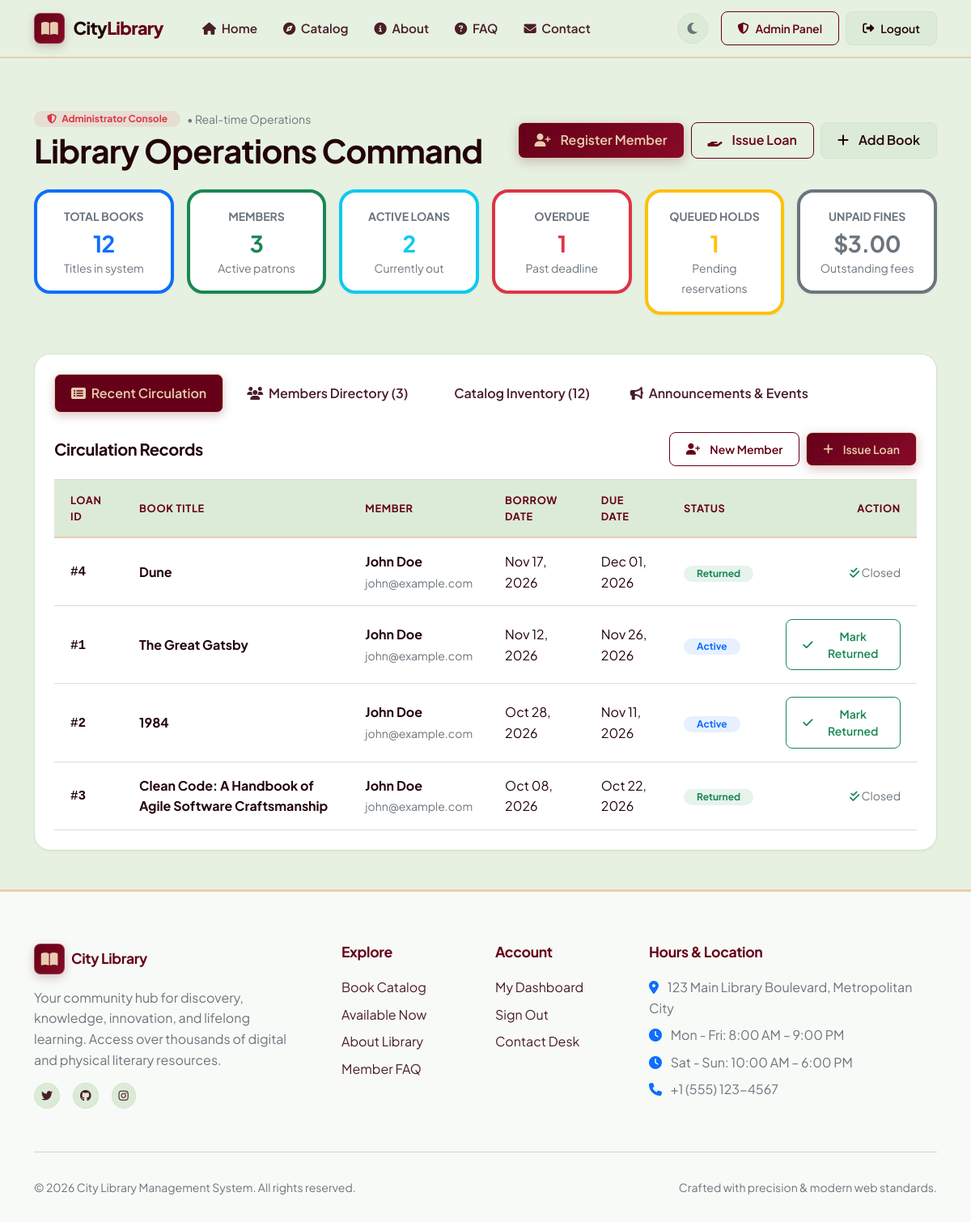
Page /admin (signed in) on the earlier database version.
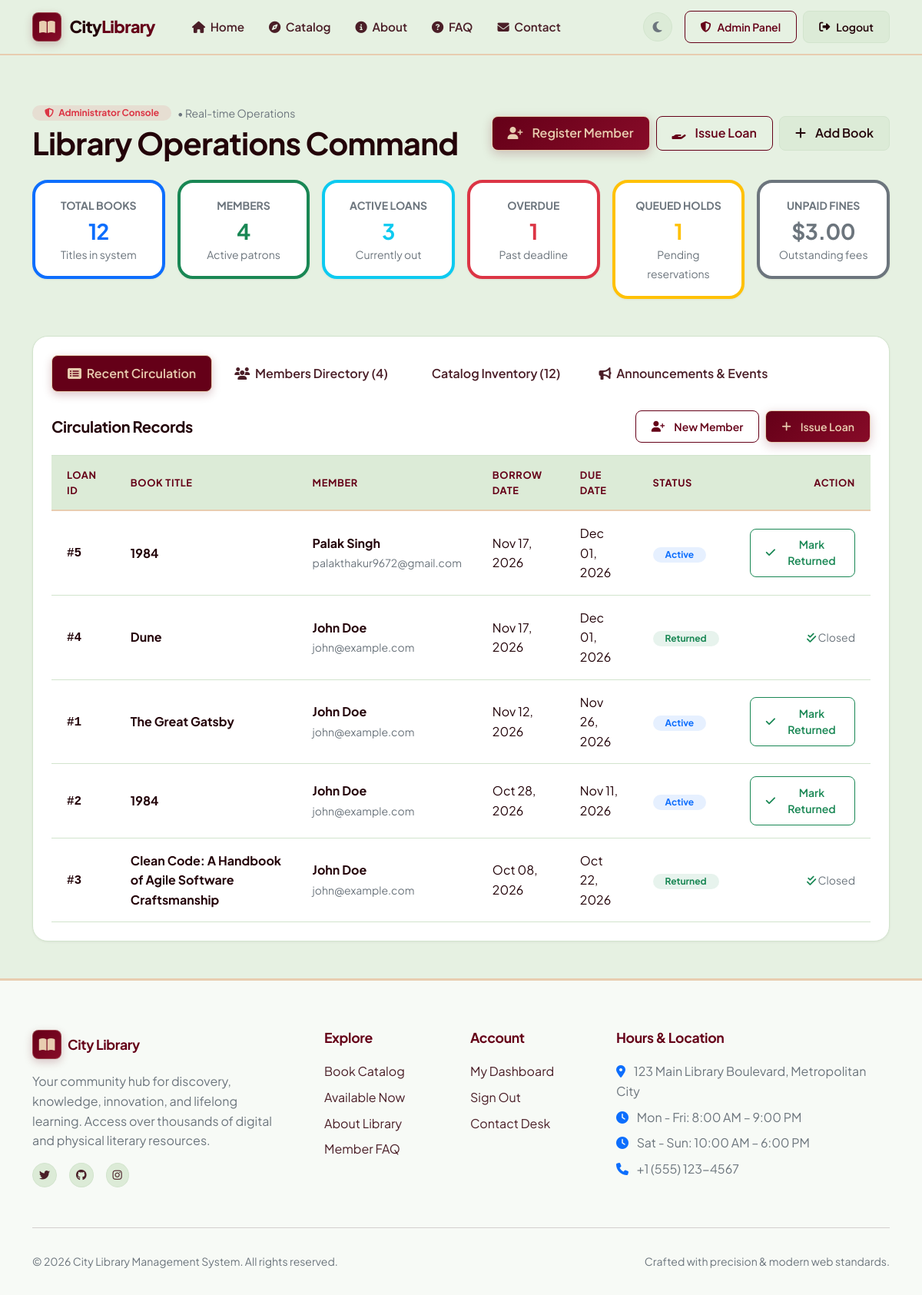
Same page on the later database version.
### tables this page shows
CREATE TABLE loans (
                id INTEGER PRIMARY KEY AUTOINCREMENT,
                user_id INTEGER REFERENCES users(id),
                book_id INTEGER REFERENCES books(id),
                borrowed_at TIMESTAMP DEFAULT CURRENT_TIMESTAMP,
                due_date TIMESTAMP NOT NULL,
                returned_at TIMESTAMP NULL
            );

CREATE TABLE books (
                id INTEGER PRIMARY KEY AUTOINCREMENT,
                title TEXT NOT NULL,
                author_id INTEGER REFERENCES authors(id),
                isbn TEXT UNIQUE,
                genre TEXT,
                publisher TEXT,
                publication_year INTEGER,
                total_copies INTEGER DEFAULT 1,
                available_copies INTEGER DEFAULT 1,
                description TEXT,
                cover_image TEXT,
                created_at TIMESTAMP DEFAULT CURRENT_TIMESTAMP
            );

CREATE TABLE users (
                id INTEGER PRIMARY KEY AUTOINCREMENT,
                name TEXT NOT NULL,
                email TEXT UNIQUE NOT NULL,
                phone TEXT,
                password TEXT NOT NULL,
                address TEXT,
                user_type TEXT DEFAULT 'member',
                created_at TIMESTAMP DEFAULT CURRENT_TIMESTAMP
            );

### app.py (the view)
@app.route('/admin')
def admin_dashboard():
    if not is_admin():
        flash('Access denied. Administrator privileges required.', 'error')
        return redirect(url_for('home'))
    cursor = mysql.connection.cursor()
    cursor.execute('SELECT COUNT(*) as total FROM books')
    total_books = cursor.fetchone()['total']
    cursor.execute('SELECT COUNT(*) as total FROM users WHERE user_type = "member"')
    total_members = cursor.fetchone()['total']
    cursor.execute('SELECT COUNT(*) as total FROM loans WHERE returned_at IS NULL')
    active_loans = cursor.fetchone()['total']
    cursor.execute('SELECT COUNT(*) as total FROM holds WHERE status = "active"')
    pending_holds = cursor.fetchone()['total']
    cursor.execute('SELECT COUNT(*) as total FROM loans WHERE returned_at IS NULL AND due_date < CURDATE()')
    overdue_loans = cursor.fetchone()['total']
    cursor.execute('SELECT COALESCE(SUM(amount), 0) as total FROM fines WHERE status = "unpaid"')
    unpaid_fines_total = cursor.fetchone()['total']
    cursor.execute('''
        SELECT l.*, b.title as book_title, u.name as user_name, u.email as user_email
        FROM loans l
        JOIN books b ON l.book_id = b.id
        JOIN users u ON l.user_id = u.id
        ORDER BY l.borrowed_at DESC
        LIMIT 8
    ''')
    recent_loans = cursor.fetchall()
    cursor.execute('''
        SELECT b.*, a.name as author_name
        FROM books b
        JOIN authors a ON b.author_id = a.id
        ORDER BY b.id DESC
    ''')
    all_books = cursor.fetchall()
    cursor.execute('SELECT * FROM authors ORDER BY name')
    all_authors = cursor.fetchall()
    cursor.execute('''
        SELECT u.*,
               (SELECT COUNT(*) FROM loans l WHERE l.user_id = u.id AND l.returned_at IS NULL) as active_loans_count
        FROM users u
        WHERE u.user_type = "member"
        ORDER BY u.created_at DESC
    ''')
    members = cursor.fetchall()
    cursor.execute('SELECT * FROM announcements ORDER BY created_at DESC')
    announcements = cursor.fetchall()
    cursor.execute('SELECT * FROM events ORDER BY event_date ASC')
    events = cursor.fetchall()
    cursor.close()
    return render_template('admin_dashboard.html',
                         total_books=total_books,
                         total_members=total_members,
                         active_loans=active_loans,
                         pending_holds=pending_holds,
                         overdue_loans=overdue_loans,
                         unpaid_fines_total=unpaid_fines_total,
                         recent_loans=recent_loans,
                         all_books=all_books,
                         all_authors=all_authors,
                         members=members,
                         announcements=announcements,
                         events=events)

### templates/admin_dashboard.html (shortened to what this page needs)
{% extends "base.html" %}
{% block content %}
<div class="container py-5">
    <div class="d-flex flex-wrap justify-content-between align-items-center mb-4">
        <div>
            <div class="d-flex align-items-center gap-2 mb-1">
                <span class="badge bg-danger bg-opacity-10 text-danger px-3 py-1 rounded-pill fw-bold">
                    <i class="fas fa-shield-alt me-1"></i> Administrator Console
                </span>
                <span class="text-muted small">&bull; Real-time Operations</span>
            </div>
            <h1 class="fw-bold mb-0">Library Operations Command</h1>
        </div>
        <div class="d-flex flex-wrap gap-2 mt-3 mt-md-0">
            <button class="btn btn-primary" data-bs-toggle="modal" data-bs-target="#addMemberModal">
                <i class="fas fa-user-plus me-1"></i> Register Member
            </button>
            <button class="btn btn-outline-primary" data-bs-toggle="modal" data-bs-target="#issueLoanModal">
                <i class="fas fa-hand-holding me-1"></i> Issue Loan
            </button>
            <button class="btn btn-light-custom" data-bs-toggle="modal" data-bs-target="#addBookModal">
                <i class="fas fa-plus me-1"></i> Add Book
            </button>
        </div>
    </div>
    <div class="row g-3 mb-5">
        <div class="col-xl-2 col-md-4 col-6">
            <div class="card-modern p-3 text-center border-start border-4 border-primary">
                <small class="text-muted text-uppercase fw-bold">Total Books</small>
                <h3 class="fw-bold mb-0 text-primary mt-1">{{ total_books }}</h3>
                <small class="text-muted">Titles in system</small>
            </div>
        </div>
        <div class="col-xl-2 col-md-4 col-6">
            <div class="card-modern p-3 text-center border-start border-4 border-success">
                <small class="text-muted text-uppercase fw-bold">Members</small>
                <h3 class="fw-bold mb-0 text-success mt-1">{{ total_members }}</h3>
                <small class="text-muted">Active patrons</small>
            </div>
        </div>
        <div class="col-xl-2 col-md-4 col-6">
            <div class="card-modern p-3 text-center border-start border-4 border-info">
                <small class="text-muted text-uppercase fw-bold">Active Loans</small>
                <h3 class="fw-bold mb-0 text-info mt-1">{{ active_loans }}</h3>
                <small class="text-muted">Currently out</small>
            </div>
        </div>
        <div class="col-xl-2 col-md-4 col-6">
            <div class="card-modern p-3 text-center border-start border-4 border-danger">
                <small class="text-muted text-uppercase fw-bold">Overdue</small>
                <h3 class="fw-bold mb-0 text-danger mt-1">{{ overdue_loans }}</h3>
                <small class="text-muted">Past deadline</small>
            </div>
        </div>
        <div class="col-xl-2 col-md-4 col-6">
            <div class="card-modern p-3 text-center border-start border-4 border-warning">
                <small class="text-muted text-uppercase fw-bold">Queued Holds</small>
                <h3 class="fw-bold mb-0 text-warning mt-1">{{ pending_holds }}</h3>
                <small class="text-muted">Pending reservations</small>
            </div>
        </div>
        <div class="col-xl-2 col-md-4 col-6">
            <div class="card-modern p-3 text-center border-start border-4 border-secondary">
                <small class="text-muted text-uppercase fw-bold">Unpaid Fines</small>
                <h3 class="fw-bold mb-0 text-secondary mt-1">${{ "%.2f"|format(unpaid_fines_total) }}</h3>
                <small class="text-muted">Outstanding fees</small>
            </div>
        </div>
    </div>
    <div class="card-modern p-4">
        <ul class="nav nav-pills tab-nav-modern mb-4 gap-2" id="adminTabs" role="tablist">
            <li class="nav-item">
                <button class="nav-link active" data-bs-toggle="pill" data-bs-target="#tabRecentLoans">
                    <i class="fas fa-list-alt me-1"></i> Recent Circulation
                </button>
            </li>
            <li class="nav-item">
                <button class="nav-link" data-bs-toggle="pill" data-bs-target="#tabMembers">
                    <i class="fas fa-users me-1"></i> Members Directory ({{ members|length }})
                </button>
            </li>
            <li class="nav-item">
                <button class="nav-link" data-bs-toggle="pill" data-bs-target="#tabBooks">
                     Catalog Inventory ({{ all_books|length }})
                </button>
            </li>
            <li class="nav-item">
                <button class="nav-link" data-bs-toggle="pill" data-bs-target="#tabNews">
                    <i class="fas fa-bullhorn me-1"></i> Announcements & Events
                </button>
            </li>
        </ul>
        <div class="tab-content" id="adminTabContent">
            <div class="tab-pane fade show active" id="tabRecentLoans">
                <div class="d-flex justify-content-between align-items-center mb-3">
                    <h5 class="fw-bold mb-0">Circulation Records</h5>
                    <div class="d-flex gap-2">
                        <button class="btn btn-sm btn-outline-primary" data-bs-toggle="modal" data-bs-target="#addMemberModal">
                            <i class="fas fa-user-plus me-1"></i> New Member
                        </button>
                        <button class="btn btn-sm btn-primary" data-bs-toggle="modal" data-bs-target="#issueLoanModal">
                            <i class="fas fa-plus me-1"></i> Issue Loan
                        </button>
                    </div>
                </div>
                {% if recent_loans %}
                    <div class="table-responsive">
                        <table class="table-custom">
                            <thead>
                                <tr>
                                    <th>Loan ID</th>
                                    <th>Book Title</th>
                                    <th>Member</th>
                                    <th>Borrow Date</th>
                                    <th>Due Date</th>
                                    <th>Status</th>
                                    <th class="text-end">Action</th>
                                </tr>
                            </thead>
                            <tbody>
                                {% for loan in recent_loans %}
                                <tr>
                                    <td><span class="font-monospace fw-bold">#{{ loan.id }}</span></td>
                                    <td><strong>{{ loan.book_title }}</strong></td>
                                    <td>
                                        <strong>{{ loan.user_name }}</strong><br>
                                        <small class="text-muted">{{ loan.user_email }}</small>
                                    </td>
                                    <td>{{ loan.borrowed_at|format_date('%b %d, %Y') }}</td>
                                    <td>{{ loan.due_date|format_date('%b %d, %Y') }}</td>
                                    <td>
                                        {% if loan.returned_at %}
                                            <span class="badge bg-success bg-opacity-10 text-success rounded-pill px-3 py-1">Returned</span>
                                        {% else %}
                                            <span class="badge bg-primary bg-opacity-10 text-primary rounded-pill px-3 py-1">Active</span>
                                        {% endif %}
                                    </td>
                                    <td class="text-end">
                                        {% if not loan.returned_at %}
                                            <a href="{{ url_for('admin_return_loan', loan_id=loan.id) }}" class="btn btn-sm btn-outline-success" onclick="return confirm('Process return for this loan?')">
                                                <i class="fas fa-check me-1"></i> Mark Returned
                                            </a>
                                        {% else %}
                                            <span class="small text-muted"><i class="fas fa-check-double text-success"></i> Closed</span>
                                        {% endif %}
                                    </td>
                                </tr>
                                {% endfor %}
                            </tbody>
                        </table>
                    </div>
                {% else %}
                    <p class="text-muted text-center py-4">No circulation records found.</p>
                {% endif %}
            </div>
        </div>
    </div>
</div>
{% endblock %}

Differences in the rows shown:
added loans: id "5", book_title "1984", user_name "Palak Singh", user_email "palakthakur9672@gmail.com", borrowed_at "Nov 17, 2026", due_date "Dec 01, 2026", shows "Active"
Other differences:
{{ total_members }}: "3" → "4"
{{ active_loans }}: "2" → "3"
{{ members|length }}: "3" → "4"
